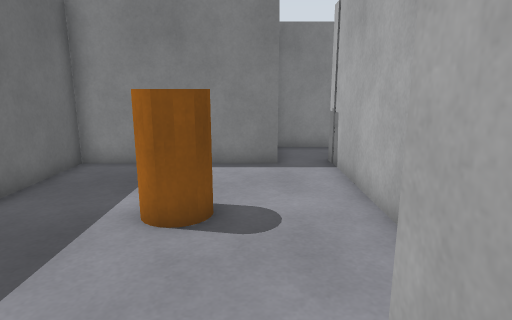
[1] (above)

15 first-person views from a walk through a world built for the Gazebo simulator. The camera is 1.2 m above the floor, tilts 12° down and sees 75° across. The floor is counted in squares, 0.5 m on a side. Each view is taken from the middle of a square. On the plan, view 1 faces up. The plan holds only what a view shows up to about 19 squares ahead; the rest is blank.

[2]
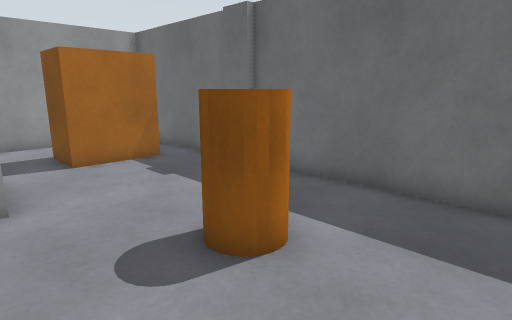

[3]
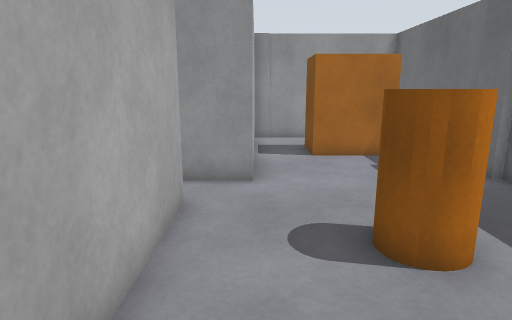

[4]
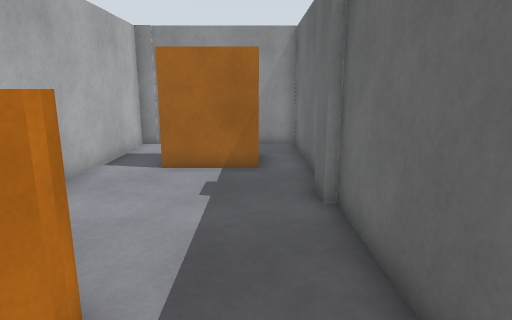

[5]
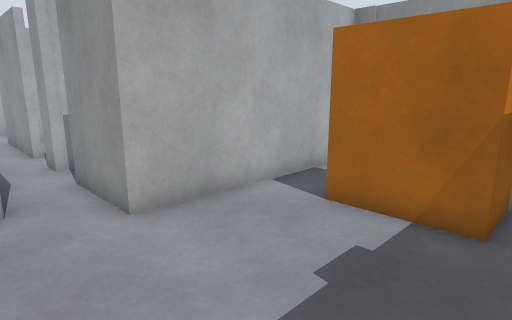

[6]
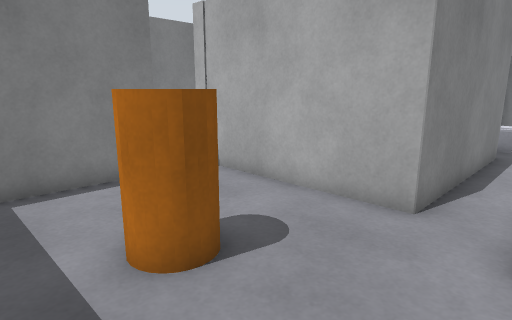

[7]
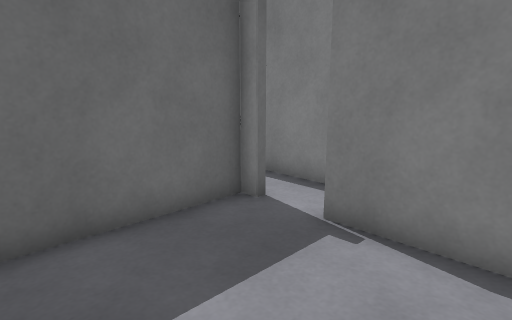

[8]
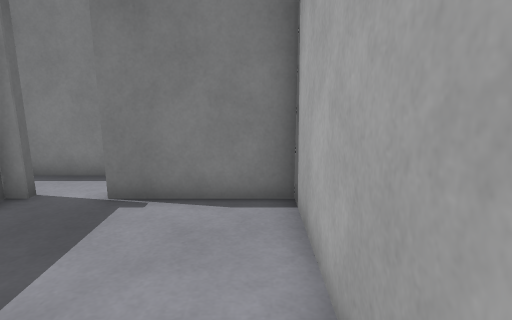

[9]
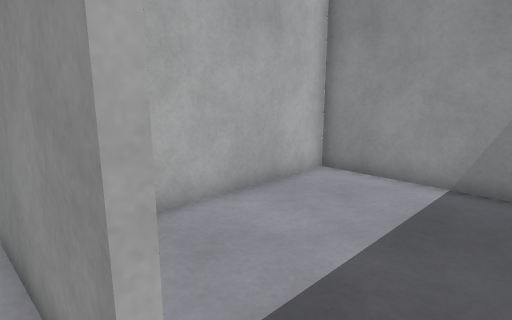

[10]
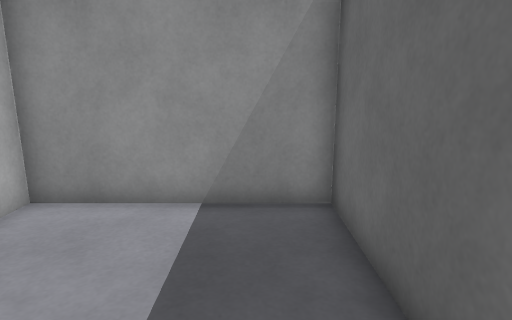

[11]
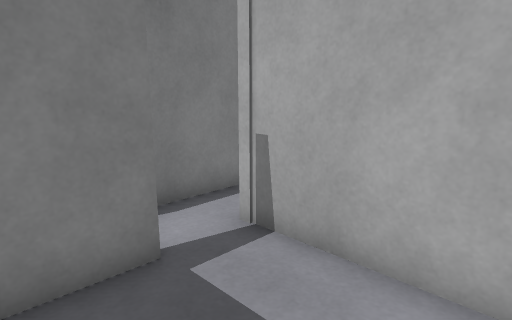

[12]
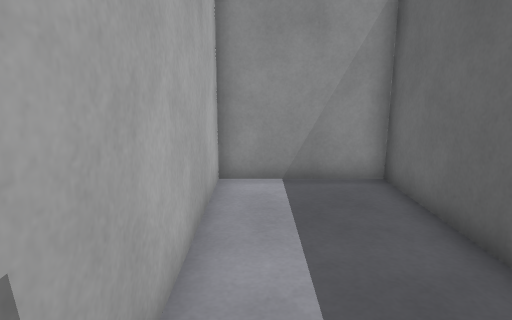

[13]
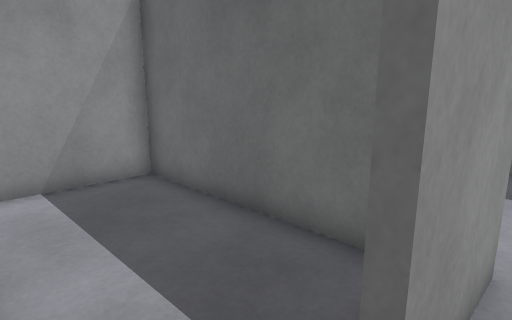

[14]
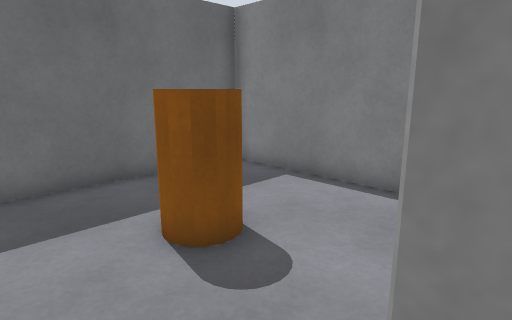

[15]
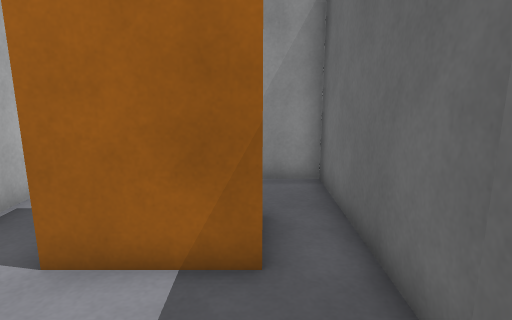

### Floor plan
Points are (right, up) in squares from view 1. A wall is a line through its corners. A room is listed if a view was taken in it or the views show most of it. See-through windows are left out.
Room 1 (views 1, 2, 4, 5, 6, 15)
walls: (-5.5, 2.2) (-5.5, 1); (-5.7, 0.8) (-5.7, -5.8) (-4.1, -5.8); (2.5, 4.2) (2.5, 10.4); (0.8, 10.7) (-5.7, 10.7) (-5.7, 2.1); (-1.8, -5.8) (1.1, -5.8) (1.1, 2.4) (2.5, 2.4)
ways out: opening at (1.5, 11) to room 2; opening at (3.5, 3) to room 5
objects: orange box (-4, -3) to (-1, -1); orange cylinder (-2, 6) to (-1, 7)
Room 2 (views 3, 9, 13)
walls: (4.4, 14) (0.9, 14); (2.5, 10.4) (2.5, 11.4); (10.2, 4.2) (5.5, 4.2); (6, 2.4) (7, 2.4); (8.7, 2.1) (8.7, 2.4) (13.4, 2.4); (7, 2.1) (6.4, 2.1)
ways out: opening at (1.5, 11) to room 1; opening at (7.5, 2) to room 3; opening at (6, 3) to room 5
objects: white box (12, 4) to (12, 5); other object (14, 4) to (14, 5)
Room 3 (views 7, 8, 10)
walls: (6.4, 2.1) (6.4, -5.8) (12.9, -5.8) (12.9, 2.1) (8.7, 2.1)
ways out: opening at (7.5, 2) to room 2
Room 4 (view 11)
walls: (1.5, 0.9) (1.5, -5.8) (6, -5.8) (6, 2.4); (4.2, 2.4) (4.2, 2.1) (2.2, 2.1)
ways out: opening at (5, 2) to room 5
Room 5 (views 12, 14)
walls: (2.5, 2.4) (4.2, 2.4); (5.5, 4.2) (2.5, 4.2)
ways out: opening at (3.5, 3) to room 1; opening at (6, 3) to room 2; opening at (5, 2) to room 4

Where each view was taken, in squares from view 1:
view 1: 0 up, 0 right, facing up
view 2: 10 up, 2 right, facing down-left
view 3: 11 up, 1 right, facing down
view 4: 9 up, 4 left, facing down
view 5: 5 up, 5 left, facing down-right
view 6: 2 up, 4 left, facing up-right
view 7: 3 down, 12 right, facing up-left
view 8: 5 down, 12 right, facing up
view 9: 3 up, 7 right, facing down-right
view 10: 1 up, 8 right, facing down
view 11: 2 down, 2 right, facing up-right
view 12: 3 up, 5 right, facing down
view 13: 3 up, 6 right, facing down-left
view 14: 3 up, 3 right, facing up-left
view 15: 3 up, 4 left, facing down
